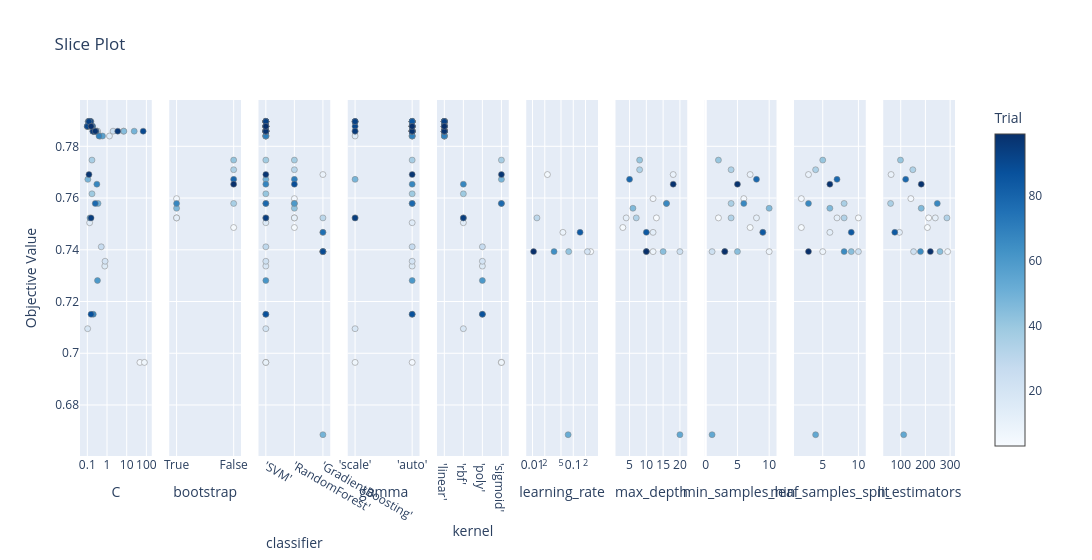

This figure's notebook cell:
### Code cell
# 3. Slice Plot
plot_slice(study).show()

### Figure 1 — Plotly figure (JSON) as saved in the notebook; plotly's stock layout.template omitted (floating-point values rounded to 4 significant figures)
{"data": [{"marker": {"color": [3, 5, 7, 10, 11, 12, 13, 14, 15, 16, 17, 18, 20, 21, 22, 23, 24, 25, 26, 27, 31, 32, 33, 34, 36, 37, 39, 41, 42, 43, 44, 45, 46, 48, 49, 50, 51, 52, 53, 54, 55, 56, 57, 60, 61, 62, 63, 64, 65, 66, 67, 68, 69, 71, 72, 73, 74, 76, 77, 78, 79, 80, 81, 82, 83, 84, 85, 86, 87, 90, 91, 92, 93, 94, 95, 96, 97, 98, 99], "colorbar": {"title": {"text": "Trial"}, "x": 1, "xpad": 40}, "colorscale": [[0, "rgb(247,251,255)"], [0.125, "rgb(222,235,247)"], [0.25, "rgb(198,219,239)"], [0.375, "rgb(158,202,225)"], [0.5, "rgb(107,174,214)"], [0.625, "rgb(66,146,198)"], [0.75, "rgb(33,113,181)"], [0.875, "rgb(8,81,156)"], [1, "rgb(8,48,107)"]], "line": {"color": "Grey", "width": 0.5}, "showscale": true}, "mode": "markers", "name": "Feasible Trial", "showlegend": false, "type": "scatter", "x": [6.809, 47.05, 79.33, 0.315, 0.23, 0.1755, 0.1197, 0.1311, 1.328, 0.7697, 0.1276, 0.104, 0.799, 0.3315, 0.1409, 0.1117, 0.4556, 2.033, 0.2299, 0.5094, 0.102, 0.1692, 0.107, 0.2546, 0.1719, 0.4335, 0.1723, 0.1833, 0.112, 0.1062, 0.2772, 7.193, 0.1529, 0.1063, 23.99, 0.3494, 0.1576, 0.2243, 0.1615, 0.1438, 0.2418, 0.1361, 0.5888, 0.3275, 0.1567, 0.1238, 0.2131, 0.1003, 0.1338, 0.1387, 0.305, 0.2005, 0.3927, 0.1306, 0.1272, 0.2153, 0.127, 0.1002, 0.19, 0.2524, 0.1355, 0.1828, 0.132, 0.1341, 0.1648, 0.2778, 0.1158, 0.202, 0.1545, 68.69, 0.101, 0.1452, 0.1208, 0.1549, 0.1936, 3.515, 0.1213, 0.2546, 0.1552], "xaxis": "x", "y": [0.7858, 0.6965, 0.6965, 0.7858, 0.7858, 0.7877, 0.7896, 0.7505, 0.784, 0.7337, 0.7896, 0.7095, 0.7356, 0.7858, 0.7896, 0.7896, 0.784, 0.7858, 0.7858, 0.7412, 0.7877, 0.7877, 0.7877, 0.7858, 0.7747, 0.784, 0.7616, 0.7877, 0.7896, 0.7877, 0.7858, 0.7858, 0.7896, 0.7672, 0.7858, 0.7579, 0.7877, 0.7858, 0.7877, 0.7896, 0.7858, 0.7523, 0.784, 0.7281, 0.7877, 0.7896, 0.7858, 0.7877, 0.7896, 0.7896, 0.7654, 0.7151, 0.784, 0.7896, 0.7896, 0.7858, 0.7896, 0.7877, 0.7858, 0.7579, 0.7896, 0.7877, 0.7896, 0.7896, 0.7877, 0.7858, 0.7896, 0.7858, 0.7151, 0.7858, 0.7877, 0.7896, 0.7896, 0.7523, 0.7858, 0.7858, 0.7691, 0.7858, 0.7877], "yaxis": "y"}, {"marker": {"color": [0, 2, 8, 40, 59, 1, 29, 30, 35, 70, 88], "colorbar": {"title": {"text": "Trial"}, "x": 1, "xpad": 40}, "colorscale": [[0, "rgb(247,251,255)"], [0.125, "rgb(222,235,247)"], [0.25, "rgb(198,219,239)"], [0.375, "rgb(158,202,225)"], [0.5, "rgb(107,174,214)"], [0.625, "rgb(66,146,198)"], [0.75, "rgb(33,113,181)"], [0.875, "rgb(8,81,156)"], [1, "rgb(8,48,107)"]], "line": {"color": "Grey", "width": 0.5}, "showscale": false}, "mode": "markers", "name": "Feasible Trial", "showlegend": false, "type": "scatter", "x": ["True", "True", "True", "True", "True", "False", "False", "False", "False", "False", "False"], "xaxis": "x2", "y": [0.7523, 0.7598, 0.7523, 0.7561, 0.7579, 0.7486, 0.7709, 0.7579, 0.7747, 0.7672, 0.7654], "yaxis": "y2"}, {"marker": {"color": [3, 5, 7, 10, 11, 12, 13, 14, 15, 16, 17, 18, 20, 21, 22, 23, 24, 25, 26, 27, 31, 32, 33, 34, 36, 37, 39, 41, 42, 43, 44, 45, 46, 48, 49, 50, 51, 52, 53, 54, 55, 56, 57, 60, 61, 62, 63, 64, 65, 66, 67, 68, 69, 71, 72, 73, 74, 76, 77, 78, 79, 80, 81, 82, 83, 84, 85, 86, 87, 90, 91, 92, 93, 94, 95, 96, 97, 98, 99, 0, 1, 2, 8, 29, 30, 35, 40, 59, 70, 88, 4, 6, 9, 19, 28, 38, 47, 58, 75, 89], "colorbar": {"title": {"text": "Trial"}, "x": 1, "xpad": 40}, "colorscale": [[0, "rgb(247,251,255)"], [0.125, "rgb(222,235,247)"], [0.25, "rgb(198,219,239)"], [0.375, "rgb(158,202,225)"], [0.5, "rgb(107,174,214)"], [0.625, "rgb(66,146,198)"], [0.75, "rgb(33,113,181)"], [0.875, "rgb(8,81,156)"], [1, "rgb(8,48,107)"]], "line": {"color": "Grey", "width": 0.5}, "showscale": false}, "mode": "markers", "name": "Feasible Trial", "showlegend": false, "type": "scatter", "x": ["'SVM'", "'SVM'", "'SVM'", "'SVM'", "'SVM'", "'SVM'", "'SVM'", "'SVM'", "'SVM'", "'SVM'", "'SVM'", "'SVM'", "'SVM'", "'SVM'", "'SVM'", "'SVM'", "'SVM'", "'SVM'", "'SVM'", "'SVM'", "'SVM'", "'SVM'", "'SVM'", "'SVM'", "'SVM'", "'SVM'", "'SVM'", "'SVM'", "'SVM'", "'SVM'", "'SVM'", "'SVM'", "'SVM'", "'SVM'", "'SVM'", "'SVM'", "'SVM'", "'SVM'", "'SVM'", "'SVM'", "'SVM'", "'SVM'", "'SVM'", "'SVM'", "'SVM'", "'SVM'", "'SVM'", "'SVM'", "'SVM'", "'SVM'", "'SVM'", "'SVM'", "'SVM'", "'SVM'", "'SVM'", "'SVM'", "'SVM'", "'SVM'", "'SVM'", "'SVM'", "'SVM'", "'SVM'", "'SVM'", "'SVM'", "'SVM'", "'SVM'", "'SVM'", "'SVM'", "'SVM'", "'SVM'", "'SVM'", "'SVM'", "'SVM'", "'SVM'", "'SVM'", "'SVM'", "'SVM'", "'SVM'", "'SVM'", "'RandomForest'", "'RandomForest'", "'RandomForest'", "'RandomForest'", "'RandomForest'", "'RandomForest'", "'RandomForest'", "'RandomForest'", "'RandomForest'", "'RandomForest'", "'RandomForest'", "'GradientBoosting'", "'GradientBoosting'", "'GradientBoosting'", "'GradientBoosting'", "'GradientBoosting'", "'GradientBoosting'", "'GradientBoosting'", "'GradientBoosting'", "'GradientBoosting'", "'GradientBoosting'"], "xaxis": "x3", "y": [0.7858, 0.6965, 0.6965, 0.7858, 0.7858, 0.7877, 0.7896, 0.7505, 0.784, 0.7337, 0.7896, 0.7095, 0.7356, 0.7858, 0.7896, 0.7896, 0.784, 0.7858, 0.7858, 0.7412, 0.7877, 0.7877, 0.7877, 0.7858, 0.7747, 0.784, 0.7616, 0.7877, 0.7896, 0.7877, 0.7858, 0.7858, 0.7896, 0.7672, 0.7858, 0.7579, 0.7877, 0.7858, 0.7877, 0.7896, 0.7858, 0.7523, 0.784, 0.7281, 0.7877, 0.7896, 0.7858, 0.7877, 0.7896, 0.7896, 0.7654, 0.7151, 0.784, 0.7896, 0.7896, 0.7858, 0.7896, 0.7877, 0.7858, 0.7579, 0.7896, 0.7877, 0.7896, 0.7896, 0.7877, 0.7858, 0.7896, 0.7858, 0.7151, 0.7858, 0.7877, 0.7896, 0.7896, 0.7523, 0.7858, 0.7858, 0.7691, 0.7858, 0.7877, 0.7523, 0.7486, 0.7598, 0.7523, 0.7709, 0.7579, 0.7747, 0.7561, 0.7579, 0.7672, 0.7654, 0.7393, 0.7691, 0.7467, 0.7393, 0.7523, 0.7393, 0.6685, 0.7393, 0.7467, 0.7393], "yaxis": "y3"}, {"marker": {"color": [7, 15, 18, 26, 48, 56, 66, 79, 91, 92, 93, 94, 95, 3, 5, 10, 11, 12, 13, 14, 16, 17, 20, 21, 22, 23, 24, 25, 27, 31, 32, 33, 34, 36, 37, 39, 41, 42, 43, 44, 45, 46, 49, 50, 51, 52, 53, 54, 55, 57, 60, 61, 62, 63, 64, 65, 67, 68, 69, 71, 72, 73, 74, 76, 77, 78, 80, 81, 82, 83, 84, 85, 86, 87, 90, 96, 97, 98, 99], "colorbar": {"title": {"text": "Trial"}, "x": 1, "xpad": 40}, "colorscale": [[0, "rgb(247,251,255)"], [0.125, "rgb(222,235,247)"], [0.25, "rgb(198,219,239)"], [0.375, "rgb(158,202,225)"], [0.5, "rgb(107,174,214)"], [0.625, "rgb(66,146,198)"], [0.75, "rgb(33,113,181)"], [0.875, "rgb(8,81,156)"], [1, "rgb(8,48,107)"]], "line": {"color": "Grey", "width": 0.5}, "showscale": false}, "mode": "markers", "name": "Feasible Trial", "showlegend": false, "type": "scatter", "x": ["'scale'", "'scale'", "'scale'", "'scale'", "'scale'", "'scale'", "'scale'", "'scale'", "'scale'", "'scale'", "'scale'", "'scale'", "'scale'", "'auto'", "'auto'", "'auto'", "'auto'", "'auto'", "'auto'", "'auto'", "'auto'", "'auto'", "'auto'", "'auto'", "'auto'", "'auto'", "'auto'", "'auto'", "'auto'", "'auto'", "'auto'", "'auto'", "'auto'", "'auto'", "'auto'", "'auto'", "'auto'", "'auto'", "'auto'", "'auto'", "'auto'", "'auto'", "'auto'", "'auto'", "'auto'", "'auto'", "'auto'", "'auto'", "'auto'", "'auto'", "'auto'", "'auto'", "'auto'", "'auto'", "'auto'", "'auto'", "'auto'", "'auto'", "'auto'", "'auto'", "'auto'", "'auto'", "'auto'", "'auto'", "'auto'", "'auto'", "'auto'", "'auto'", "'auto'", "'auto'", "'auto'", "'auto'", "'auto'", "'auto'", "'auto'", "'auto'", "'auto'", "'auto'", "'auto'"], "xaxis": "x4", "y": [0.6965, 0.784, 0.7095, 0.7858, 0.7672, 0.7523, 0.7896, 0.7896, 0.7877, 0.7896, 0.7896, 0.7523, 0.7858, 0.7858, 0.6965, 0.7858, 0.7858, 0.7877, 0.7896, 0.7505, 0.7337, 0.7896, 0.7356, 0.7858, 0.7896, 0.7896, 0.784, 0.7858, 0.7412, 0.7877, 0.7877, 0.7877, 0.7858, 0.7747, 0.784, 0.7616, 0.7877, 0.7896, 0.7877, 0.7858, 0.7858, 0.7896, 0.7858, 0.7579, 0.7877, 0.7858, 0.7877, 0.7896, 0.7858, 0.784, 0.7281, 0.7877, 0.7896, 0.7858, 0.7877, 0.7896, 0.7654, 0.7151, 0.784, 0.7896, 0.7896, 0.7858, 0.7896, 0.7877, 0.7858, 0.7579, 0.7877, 0.7896, 0.7896, 0.7877, 0.7858, 0.7896, 0.7858, 0.7151, 0.7858, 0.7858, 0.7691, 0.7858, 0.7877], "yaxis": "y4"}, {"marker": {"color": [3, 10, 11, 12, 13, 15, 17, 21, 22, 23, 24, 25, 26, 31, 32, 33, 34, 37, 41, 42, 43, 44, 45, 46, 49, 51, 52, 53, 54, 55, 57, 61, 62, 63, 64, 65, 66, 69, 71, 72, 73, 74, 76, 77, 79, 80, 81, 82, 83, 84, 85, 86, 90, 91, 92, 93, 95, 96, 98, 99, 14, 18, 39, 56, 67, 94, 16, 20, 27, 60, 68, 87, 5, 7, 36, 48, 50, 78, 97], "colorbar": {"title": {"text": "Trial"}, "x": 1, "xpad": 40}, "colorscale": [[0, "rgb(247,251,255)"], [0.125, "rgb(222,235,247)"], [0.25, "rgb(198,219,239)"], [0.375, "rgb(158,202,225)"], [0.5, "rgb(107,174,214)"], [0.625, "rgb(66,146,198)"], [0.75, "rgb(33,113,181)"], [0.875, "rgb(8,81,156)"], [1, "rgb(8,48,107)"]], "line": {"color": "Grey", "width": 0.5}, "showscale": false}, "mode": "markers", "name": "Feasible Trial", "showlegend": false, "type": "scatter", "x": ["'linear'", "'linear'", "'linear'", "'linear'", "'linear'", "'linear'", "'linear'", "'linear'", "'linear'", "'linear'", "'linear'", "'linear'", "'linear'", "'linear'", "'linear'", "'linear'", "'linear'", "'linear'", "'linear'", "'linear'", "'linear'", "'linear'", "'linear'", "'linear'", "'linear'", "'linear'", "'linear'", "'linear'", "'linear'", "'linear'", "'linear'", "'linear'", "'linear'", "'linear'", "'linear'", "'linear'", "'linear'", "'linear'", "'linear'", "'linear'", "'linear'", "'linear'", "'linear'", "'linear'", "'linear'", "'linear'", "'linear'", "'linear'", "'linear'", "'linear'", "'linear'", "'linear'", "'linear'", "'linear'", "'linear'", "'linear'", "'linear'", "'linear'", "'linear'", "'linear'", "'rbf'", "'rbf'", "'rbf'", "'rbf'", "'rbf'", "'rbf'", "'poly'", "'poly'", "'poly'", "'poly'", "'poly'", "'poly'", "'sigmoid'", "'sigmoid'", "'sigmoid'", "'sigmoid'", "'sigmoid'", "'sigmoid'", "'sigmoid'"], "xaxis": "x5", "y": [0.7858, 0.7858, 0.7858, 0.7877, 0.7896, 0.784, 0.7896, 0.7858, 0.7896, 0.7896, 0.784, 0.7858, 0.7858, 0.7877, 0.7877, 0.7877, 0.7858, 0.784, 0.7877, 0.7896, 0.7877, 0.7858, 0.7858, 0.7896, 0.7858, 0.7877, 0.7858, 0.7877, 0.7896, 0.7858, 0.784, 0.7877, 0.7896, 0.7858, 0.7877, 0.7896, 0.7896, 0.784, 0.7896, 0.7896, 0.7858, 0.7896, 0.7877, 0.7858, 0.7896, 0.7877, 0.7896, 0.7896, 0.7877, 0.7858, 0.7896, 0.7858, 0.7858, 0.7877, 0.7896, 0.7896, 0.7858, 0.7858, 0.7858, 0.7877, 0.7505, 0.7095, 0.7616, 0.7523, 0.7654, 0.7523, 0.7337, 0.7356, 0.7412, 0.7281, 0.7151, 0.7151, 0.6965, 0.6965, 0.7747, 0.7672, 0.7579, 0.7579, 0.7691], "yaxis": "y5"}, {"marker": {"color": [4, 6, 9, 19, 28, 38, 47, 58, 75, 89], "colorbar": {"title": {"text": "Trial"}, "x": 1, "xpad": 40}, "colorscale": [[0, "rgb(247,251,255)"], [0.125, "rgb(222,235,247)"], [0.25, "rgb(198,219,239)"], [0.375, "rgb(158,202,225)"], [0.5, "rgb(107,174,214)"], [0.625, "rgb(66,146,198)"], [0.75, "rgb(33,113,181)"], [0.875, "rgb(8,81,156)"], [1, "rgb(8,48,107)"]], "line": {"color": "Grey", "width": 0.5}, "showscale": false}, "mode": "markers", "name": "Feasible Trial", "showlegend": false, "type": "scatter", "x": [0.2677, 0.02322, 0.05569, 0.2223, 0.01282, 0.07734, 0.07496, 0.03377, 0.147, 0.01062], "xaxis": "x6", "y": [0.7393, 0.7691, 0.7467, 0.7393, 0.7523, 0.7393, 0.6685, 0.7393, 0.7467, 0.7393], "yaxis": "y6"}, {"marker": {"color": [0, 1, 2, 4, 6, 8, 9, 19, 28, 29, 30, 35, 38, 40, 47, 58, 59, 70, 75, 88, 89], "colorbar": {"title": {"text": "Trial"}, "x": 1, "xpad": 40}, "colorscale": [[0, "rgb(247,251,255)"], [0.125, "rgb(222,235,247)"], [0.25, "rgb(198,219,239)"], [0.375, "rgb(158,202,225)"], [0.5, "rgb(107,174,214)"], [0.625, "rgb(66,146,198)"], [0.75, "rgb(33,113,181)"], [0.875, "rgb(8,81,156)"], [1, "rgb(8,48,107)"]], "line": {"color": "Grey", "width": 0.5}, "showscale": false}, "mode": "markers", "name": "Feasible Trial", "showlegend": false, "type": "scatter", "x": [13, 3, 12, 12, 18, 4, 12, 20, 7, 8, 16, 8, 15, 6, 20, 10, 16, 5, 10, 18, 10], "xaxis": "x7", "y": [0.7523, 0.7486, 0.7598, 0.7393, 0.7691, 0.7523, 0.7467, 0.7393, 0.7523, 0.7709, 0.7579, 0.7747, 0.7393, 0.7561, 0.6685, 0.7393, 0.7579, 0.7672, 0.7467, 0.7654, 0.7393], "yaxis": "y7"}, {"marker": {"color": [0, 1, 2, 4, 6, 8, 9, 19, 28, 29, 30, 35, 38, 40, 47, 58, 59, 70, 75, 88, 89], "colorbar": {"title": {"text": "Trial"}, "x": 1, "xpad": 40}, "colorscale": [[0, "rgb(247,251,255)"], [0.125, "rgb(222,235,247)"], [0.25, "rgb(198,219,239)"], [0.375, "rgb(158,202,225)"], [0.5, "rgb(107,174,214)"], [0.625, "rgb(66,146,198)"], [0.75, "rgb(33,113,181)"], [0.875, "rgb(8,81,156)"], [1, "rgb(8,48,107)"]], "line": {"color": "Grey", "width": 0.5}, "showscale": false}, "mode": "markers", "name": "Feasible Trial", "showlegend": false, "type": "scatter", "x": [2, 7, 6, 10, 7, 8, 9, 1, 4, 4, 4, 2, 5, 10, 1, 3, 6, 8, 9, 5, 3], "xaxis": "x8", "y": [0.7523, 0.7486, 0.7598, 0.7393, 0.7691, 0.7523, 0.7467, 0.7393, 0.7523, 0.7709, 0.7579, 0.7747, 0.7393, 0.7561, 0.6685, 0.7393, 0.7579, 0.7672, 0.7467, 0.7654, 0.7393], "yaxis": "y8"}, {"marker": {"color": [0, 1, 2, 4, 6, 8, 9, 19, 28, 29, 30, 35, 38, 40, 47, 58, 59, 70, 75, 88, 89], "colorbar": {"title": {"text": "Trial"}, "x": 1, "xpad": 40}, "colorscale": [[0, "rgb(247,251,255)"], [0.125, "rgb(222,235,247)"], [0.25, "rgb(198,219,239)"], [0.375, "rgb(158,202,225)"], [0.5, "rgb(107,174,214)"], [0.625, "rgb(66,146,198)"], [0.75, "rgb(33,113,181)"], [0.875, "rgb(8,81,156)"], [1, "rgb(8,48,107)"]], "line": {"color": "Grey", "width": 0.5}, "showscale": false}, "mode": "markers", "name": "Feasible Trial", "showlegend": false, "type": "scatter", "x": [10, 2, 2, 5, 3, 7, 6, 10, 8, 4, 8, 5, 9, 6, 4, 8, 3, 7, 9, 6, 3], "xaxis": "x9", "y": [0.7523, 0.7486, 0.7598, 0.7393, 0.7691, 0.7523, 0.7467, 0.7393, 0.7523, 0.7709, 0.7579, 0.7747, 0.7393, 0.7561, 0.6685, 0.7393, 0.7579, 0.7672, 0.7467, 0.7654, 0.7393], "yaxis": "y9"}, {"marker": {"color": [0, 1, 2, 4, 6, 8, 9, 19, 28, 29, 30, 35, 38, 40, 47, 58, 59, 70, 75, 88, 89], "colorbar": {"title": {"text": "Trial"}, "x": 1, "xpad": 40}, "colorscale": [[0, "rgb(247,251,255)"], [0.125, "rgb(222,235,247)"], [0.25, "rgb(198,219,239)"], [0.375, "rgb(158,202,225)"], [0.5, "rgb(107,174,214)"], [0.625, "rgb(66,146,198)"], [0.75, "rgb(33,113,181)"], [0.875, "rgb(8,81,156)"], [1, "rgb(8,48,107)"]], "line": {"color": "Grey", "width": 0.5}, "showscale": false}, "mode": "markers", "name": "Feasible Trial", "showlegend": false, "type": "scatter", "x": [213, 208, 141, 290, 61, 240, 95, 152, 287, 149, 59, 99, 259, 183, 112, 180, 248, 120, 76, 183, 220], "xaxis": "x10", "y": [0.7523, 0.7486, 0.7598, 0.7393, 0.7691, 0.7523, 0.7467, 0.7393, 0.7523, 0.7709, 0.7579, 0.7747, 0.7393, 0.7561, 0.6685, 0.7393, 0.7579, 0.7672, 0.7467, 0.7654, 0.7393], "yaxis": "y10"}], "layout": {"title": {"text": "Slice Plot"}, "width": 3000, "xaxis": {"anchor": "y", "domain": [0, 0.082], "title": {"text": "C"}, "type": "log"}, "xaxis10": {"anchor": "y10", "domain": [0.918, 1.0], "title": {"text": "n_estimators"}}, "xaxis2": {"anchor": "y2", "categoryarray": ["True", "False"], "categoryorder": "array", "domain": [0.102, 0.184], "title": {"text": "bootstrap"}, "type": "category"}, "xaxis3": {"anchor": "y3", "categoryarray": ["'SVM'", "'RandomForest'", "'GradientBoosting'"], "categoryorder": "array", "domain": [0.204, 0.286], "title": {"text": "classifier"}, "type": "category"}, "xaxis4": {"anchor": "y4", "categoryarray": ["'scale'", "'auto'"], "categoryorder": "array", "domain": [0.306, 0.388], "title": {"text": "gamma"}, "type": "category"}, "xaxis5": {"anchor": "y5", "categoryarray": ["'linear'", "'rbf'", "'poly'", "'sigmoid'"], "categoryorder": "array", "domain": [0.408, 0.49], "title": {"text": "kernel"}, "type": "category"}, "xaxis6": {"anchor": "y6", "domain": [0.51, 0.592], "title": {"text": "learning_rate"}, "type": "log"}, "xaxis7": {"anchor": "y7", "domain": [0.612, 0.694], "title": {"text": "max_depth"}}, "xaxis8": {"anchor": "y8", "domain": [0.714, 0.796], "title": {"text": "min_samples_leaf"}}, "xaxis9": {"anchor": "y9", "domain": [0.816, 0.898], "title": {"text": "min_samples_split"}}, "yaxis": {"anchor": "x", "domain": [0, 1], "title": {"text": "Objective Value"}}, "yaxis10": {"anchor": "x10", "domain": [0, 1], "matches": "y", "showticklabels": false}, "yaxis2": {"anchor": "x2", "domain": [0, 1], "matches": "y", "showticklabels": false}, "yaxis3": {"anchor": "x3", "domain": [0, 1], "matches": "y", "showticklabels": false}, "yaxis4": {"anchor": "x4", "domain": [0, 1], "matches": "y", "showticklabels": false}, "yaxis5": {"anchor": "x5", "domain": [0, 1], "matches": "y", "showticklabels": false}, "yaxis6": {"anchor": "x6", "domain": [0, 1], "matches": "y", "showticklabels": false}, "yaxis7": {"anchor": "x7", "domain": [0, 1], "matches": "y", "showticklabels": false}, "yaxis8": {"anchor": "x8", "domain": [0, 1], "matches": "y", "showticklabels": false}, "yaxis9": {"anchor": "x9", "domain": [0, 1], "matches": "y", "showticklabels": false}}}
